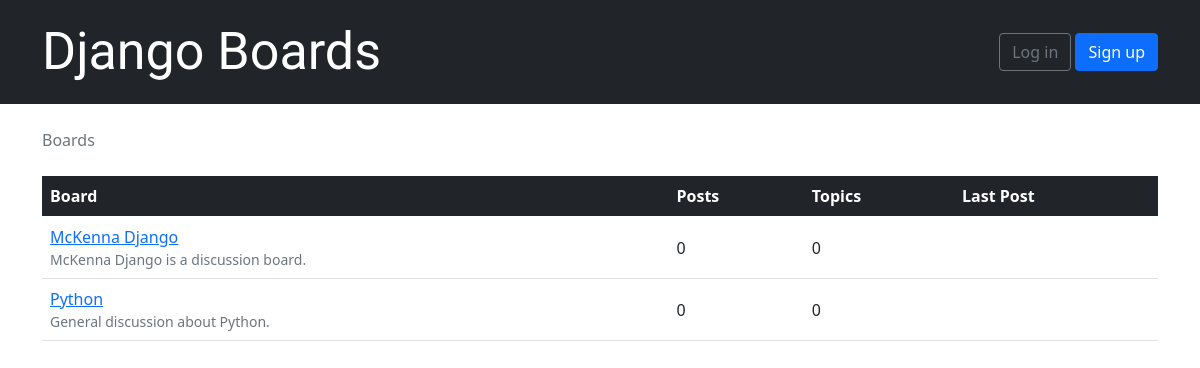
/, run on an earlier commit of the app's database.
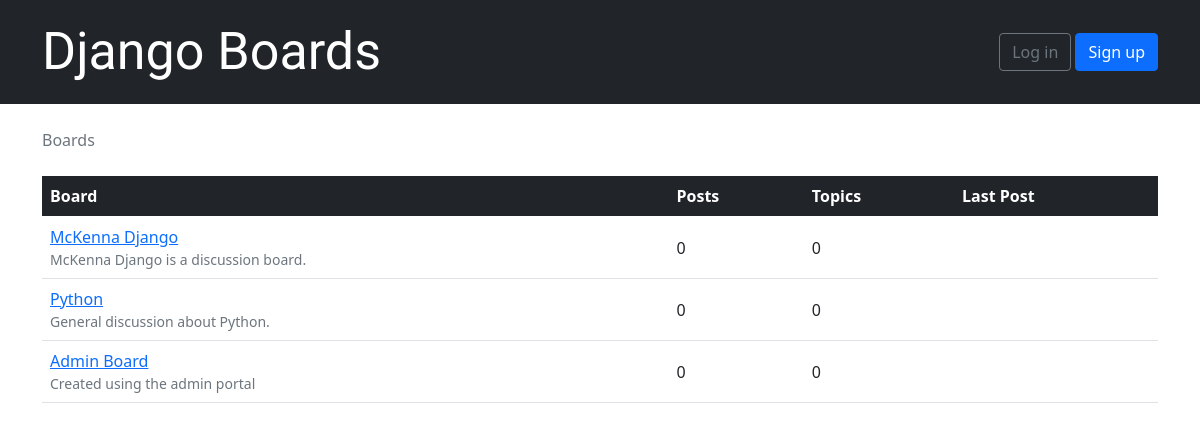
And on a later commit of the database.
### boards/models.py (models this page shows, shortened)
class Board(models.Model):
    name = models.CharField(max_length=30, unique=True)
    description = models.CharField(max_length=100)

### boards/views.py (the view)
# urls.py: 2. Add a URL to urlpatterns:  path('', views.home, name='home')
def home(request):
    boards = Board.objects.all()
    return render(request, 'home.html', {'boards': boards})

### templates/home.html
{% extends 'base.html' %}
{% block breadcrumb %}
  <li class="breadcrumb-item active">Boards</li>
{% endblock %}
{% block content %}
<table class="table">
        <thead class="table-dark">
          <tr>
            <th>Board</th>
            <th>Posts</th>
            <th>Topics</th>
            <th>Last Post</th>
          </tr>
        </thead>
        <tbody>
          {% for board in boards %}
            <tr>
              <td>
                <a href="{% url 'board_topics' board.pk %}">{{ board.name }}</a>
                <small class="text-muted d-block">{{ board.description }}</small>
              </td>
              <td class="align-middle">0</td>
              <td class="align-middle">0</td>
              <td></td>
            </tr>
          {% endfor %}
        </tbody>
      </table>
{% endblock %}

### templates/base.html (shortened to what this page needs)
{% load static %}<!DOCTYPE html>
<html>
  <head>
    <link rel="stylesheet" href="{% static 'css/bootstrap.min.css' %}">
    <link rel="stylesheet" href="{% static 'css/app.css' %}">
  </head>
  <body>
{% block body %}
    <nav class="navbar navbar-expand-lg navbar-dark bg-dark">
      <div class="container">
        <a class="navbar-brand" href="{% url 'home' %}">Django Boards</a>
        <div class="collapse navbar-collapse  justify-content-end" id="mainMenu">
          {% if user.is_authenticated %}
          <ul class="navbar-nav">
            <li class="nav-item dropdown">
              <a class="nav-link dropdown-toggle" href="#" id="userMenu" role="button" data-bs-toggle="dropdown" aria-expanded="false">
                {{ user.username }}
              </a>
              <ul class="dropdown-menu dropdown-menu-dark dropdown-menu-end" aria-labelledby="userMenu">
                <li><a class="dropdown-item" href="#">My Account</a></li>
                <li><a class="dropdown-item" href="{% url 'password_change' %}">Change password</a></li>
                <li><hr class="dropdown-divider"></li>
                <li><a class="dropdown-item" href="{% url 'logout' %}">Log out</a></li>
              </ul>
            </li>
          </ul>
          {% else %}
          <form class="form-inline ml-auto">
            <a href="{% url 'login' %}" class="btn btn-outline-secondary">Log in</a>
            <a href="{% url 'signup' %}" class="btn btn-primary ml-2">Sign up</a>
          </form>
        {% endif %}
        </div>
      </div>
    </nav>
    <div class="container">
      <ol class="breadcrumb my-4">
        {% block breadcrumb %}
        {% endblock %}
      </ol>
      {% block content %}
      {% endblock %}
    </div>
    {% endblock %}
  </body>
</html>

### static/css/app.css (style rules this page uses)
.navbar-brand { font-family: "Megrim", cursive; font-size: 3.25rem; }

What changed in the data, as far as the page shows it:
added Board: name "Admin Board", description "Created using the admin portal"
